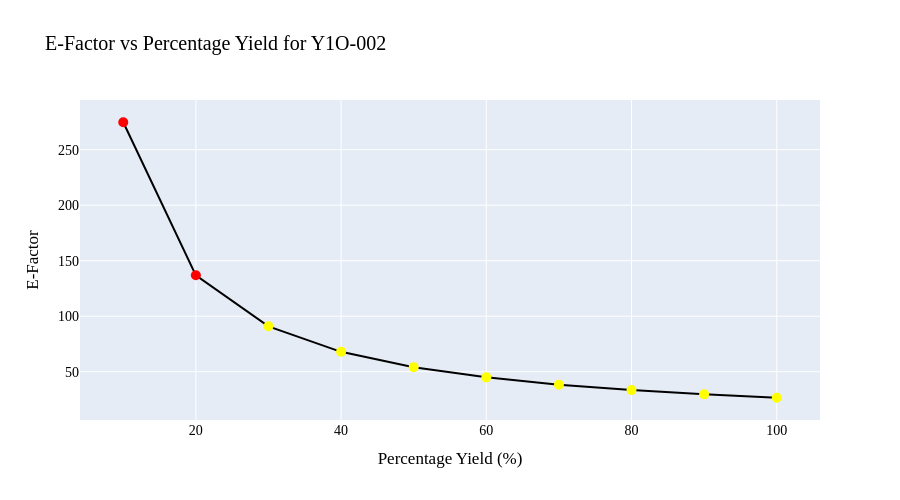

Here is the notebook cell this chart was saved with:
### Code cell
#plots the e-factor line graph for reaction 2
plot_single_reaction(df_e_factor_values, "Y1O-002")

### Figure 1 — Plotly figure (JSON) as saved in the notebook; plotly's stock layout.template omitted (floating-point values rounded to 4 significant figures)
{"data": [{"hovertemplate": "Percentage Yield (%)=%{x}<br>E‑Factor=%{y}<extra></extra>", "legendgroup": "", "line": {"color": "black", "dash": "solid"}, "marker": {"color": ["#FF0000", "#FF0000", "#FFFF00", "#FFFF00", "#FFFF00", "#FFFF00", "#FFFF00", "#FFFF00", "#FFFF00", "#FFFF00"], "size": 10, "symbol": "circle"}, "mode": "lines+markers", "name": "", "orientation": "v", "showlegend": false, "type": "scatter", "x": [10, 20, 30, 40, 50, 60, 70, 80, 90, 100], "xaxis": "x", "y": [274.7, 136.9, 90.91, 67.93, 54.15, 44.96, 38.39, 33.47, 29.64, 26.57], "yaxis": "y"}], "layout": {"font": {"color": "black", "family": "Calibri", "size": 14}, "height": 500, "legend": {"tracegroupgap": 0}, "title": {"text": "E‑Factor vs Percentage Yield for Y1O-002"}, "xaxis": {"anchor": "y", "domain": [0, 1], "nticks": 10, "title": {"text": "Percentage Yield (%)"}}, "yaxis": {"anchor": "x", "domain": [0, 1], "nticks": 10, "title": {"text": "E‑Factor"}}}}
